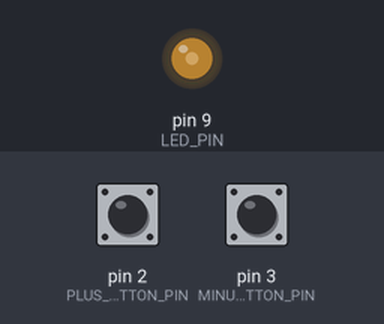
Simulated run of this sketch. Board: Arduino Uno, built with avr-gcc and run on an emulated ATmega328P. On the bench: output pins drawn as LEDs (lit = HIGH). The inputs (shaded band) are chosen by the test bench; at power-on: pin 2 (PLUS_BUTTON_PIN) HIGH, pin 3 (MINUS_BUTTON_PIN) HIGH.

Above: at 1.2 s.
1.3 s: pin 2 (PLUS_BUTTON_PIN) pulled LOW for 0.15 s
At 2.0 s:
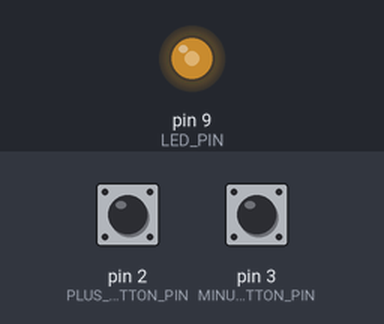
2.9 s: pin 2 (PLUS_BUTTON_PIN) pulled LOW for 1 s
At 3.2 s:
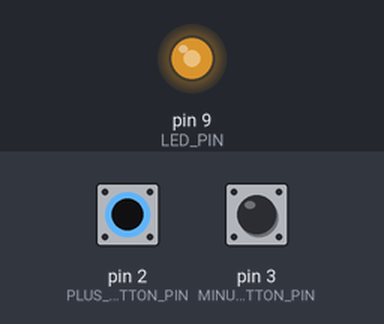
5.4 s: pin 2 (PLUS_BUTTON_PIN) pulled LOW for 0.15 s
At 6.3 s:
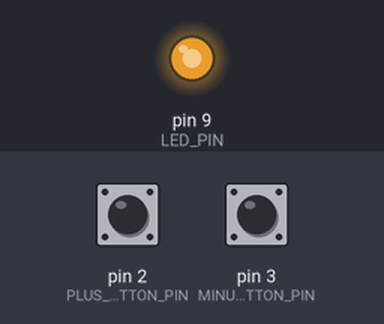
7.0 s: pin 3 (MINUS_BUTTON_PIN) pulled LOW for 0.15 s
At 7.5 s:
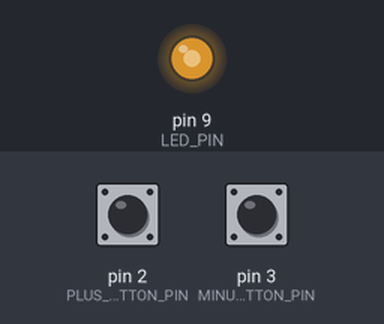
8.6 s: pin 2 (PLUS_BUTTON_PIN) pulled LOW for 3.2 s
At 9.9 s:
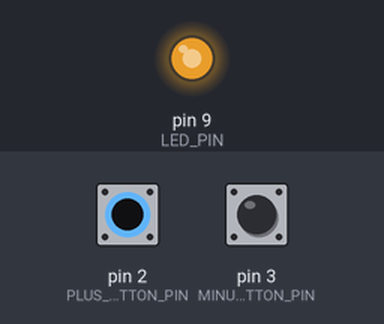
13.3 s: pin 3 (MINUS_BUTTON_PIN) pulsed LOW 5 times (0.12 s each, 0.3 s apart)
At 15.6 s:
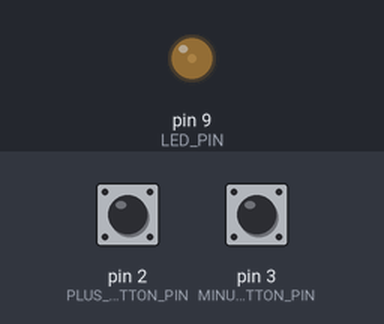
Timing chart, 0 to 17.1 s (numbered marks = the images above; inputs shaded):
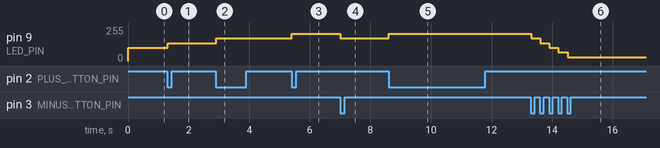

The sketch:

Lamp_with_pushbutton_control.ino
```cpp
#include <Arduino.h>

#define PLUS_BUTTON_PIN 2
#define MINUS_BUTTON_PIN 3
#define LED_PIN 9

int brightness = 100;
bool plusUp = true;
bool minusUp = true;

bool handleClick(int buttonPin, boolean wasUp, int delta)
{
    bool isUp = digitalRead(buttonPin);
    if (wasUp && !isUp)
    {
        delay(10);
        isUp = digitalRead(buttonPin);

        if (!isUp)
            brightness = constrain(brightness + delta, 0, 255);
    }
    return isUp;
}

void setup()
{
    pinMode(LED_PIN, OUTPUT);
    pinMode(PLUS_BUTTON_PIN, INPUT_PULLUP);
    pinMode(MINUS_BUTTON_PIN, INPUT_PULLUP);
}

void loop()
{
    analogWrite(LED_PIN, brightness);

    plusUp = handleClick(PLUS_BUTTON_PIN, plusUp, +35);
    minusUp = handleClick(MINUS_BUTTON_PIN, minusUp, -35);
}
/* Кнопки подключены к пинам с стягивающим резистором. Функция `handleCick()` проверяет нажат ли любой из пинов, если нажата,
то значение `brightness` изменяется на `delta` согласно указанному значению. Новое значение `brightness` будет выведено при следующей итерации `loop()`
*/
// https://drive.google.com/file/d/1t265Z6a1Qa7KaxkH0kXKWjqhivgB_U_2/view?usp=drive_link
```

Measured:
- after the input at 1.3 s, pin 9 (LED_PIN): 100/255 → 135/255 at once
- after the input at 2.9 s, pin 9 (LED_PIN): 135/255 → 170/255 at once
- after the input at 5.4 s, pin 9 (LED_PIN): 170/255 → 205/255 at once
- after the input at 7.0 s, pin 9 (LED_PIN): 205/255 → 170/255 at once
- after the input at 8.6 s, pin 9 (LED_PIN): 170/255 → 205/255 at once
- after the input at 13.3 s, pin 9 (LED_PIN): moves from 205/255 to 30/255 over 1.2 s, starting at once
